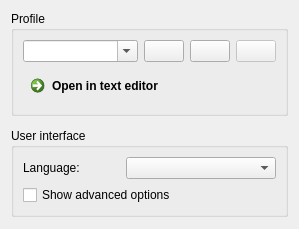
      <widget class="QWidget" name="tabProfiles">
       <property name="sizePolicy">
        <sizepolicy hsizetype="Fixed" vsizetype="Preferred">
         <horstretch>0</horstretch>
         <verstretch>0</verstretch>
        </sizepolicy>
       </property>
       <attribute name="title">
        <string>Profiles</string>
       </attribute>
       <layout class="QVBoxLayout" name="verticalLayout_6">
        <property name="spacing">
         <number>12</number>
        </property>
        <item>
         <widget class="QGroupBox" name="groupBox_Profiles">
          <property name="title">
           <string>Profile</string>
          </property>
          <layout class="QVBoxLayout" name="verticalLayout_5">
           <item>
            <layout class="QHBoxLayout" name="horizontalLayout_3">
             <item>
              <widget class="QComboBox" name="comboBox_Profiles">
               <property name="editable">
                <bool>true</bool>
               </property>
               <property name="insertPolicy">
                <enum>QComboBox::NoInsert</enum>
               </property>
              </widget>
             </item>
             <item>
              <widget class="QPushButton" name="pushButton_ProfileNew">
               <property name="enabled">
                <bool>true</bool>
               </property>
               <property name="sizePolicy">
                <sizepolicy hsizetype="Maximum" vsizetype="Fixed">
                 <horstretch>0</horstretch>
                 <verstretch>0</verstretch>
                </sizepolicy>
               </property>
               <property name="toolTip">
                <string>Add new profile</string>
               </property>
               <property name="text">
                <string/>
               </property>
               <property name="icon">
                <iconset resource="../res/LightpackResources.qrc">
                 <normaloff>:/icons/profile_new.png</normaloff>:/icons/profile_new.png</iconset>
               </property>
               <property name="iconSize">
                <size>
                 <width>16</width>
                 <height>16</height>
                </size>
               </property>
               <property name="checkable">
                <bool>false</bool>
               </property>
              </widget>
             </item>
             <item>
              <widget class="QPushButton" name="pushButton_ProfileResetToDefault">
               <property name="enabled">
                <bool>true</bool>
               </property>
               <property name="sizePolicy">
                <sizepolicy hsizetype="Maximum" vsizetype="Fixed">
                 <horstretch>0</horstretch>
                 <verstretch>0</verstretch>
                </sizepolicy>
               </property>
               <property name="toolTip">
                <string>Reset current profile to defaults</string>
               </property>
               <property name="text">
                <string/>
               </property>
               <property name="icon">
                <iconset resource="../res/LightpackResources.qrc">
                 <normaloff>:/icons/arrow_down_gray.png</normaloff>:/icons/arrow_down_gray.png</iconset>
               </property>
               <property name="iconSize">
                <size>
                 <width>16</width>
                 <height>16</height>
                </size>
               </property>
               <property name="checkable">
                <bool>false</bool>
               </property>
              </widget>
             </item>
             <item>
              <widget class="QPushButton" name="pushButton_DeleteProfile">
               <property name="enabled">
                <bool>false</bool>
               </property>
               <property name="sizePolicy">
                <sizepolicy hsizetype="Maximum" vsizetype="Fixed">
                 <horstretch>0</horstretch>
                 <verstretch>0</verstretch>
                </sizepolicy>
               </property>
               <property name="toolTip">
                <string>Delete profile</string>
               </property>
               <property name="text">
                <string/>
               </property>
               <property name="icon">
                <iconset resource="../res/LightpackResources.qrc">
                 <normaloff>:/icons/profile_delete.png</normaloff>:/icons/profile_delete.png</iconset>
               </property>
               <property name="iconSize">
                <size>
                 <width>16</width>
                 <height>16</height>
                </size>
               </property>
               <property name="checkable">
                <bool>false</bool>
               </property>
              </widget>
             </item>
            </layout>
           </item>
           <item>
            <widget class="QCommandLinkButton" name="commandLinkButton_OpenSettings">
             <property name="text">
              <string>Open in text editor</string>
             </property>
             <property name="checkable">
              <bool>false</bool>
             </property>
             <property name="description">
              <string/>
             </property>
            </widget>
           </item>
          </layout>
         </widget>
        </item>
        <item>
         <widget class="QGroupBox" name="groupBox_UserInterface">
          <property name="sizePolicy">
           <sizepolicy hsizetype="Preferred" vsizetype="Preferred">
            <horstretch>0</horstretch>
            <verstretch>0</verstretch>
           </sizepolicy>
          </property>
          <property name="layoutDirection">
           <enum>Qt::LeftToRight</enum>
          </property>
          <property name="title">
           <string>User interface</string>
          </property>
          <layout class="QVBoxLayout" name="verticalLayout_13">
           <property name="sizeConstraint">
            <enum>QLayout::SetDefaultConstraint</enum>
           </property>
           <item>
            <layout class="QHBoxLayout" name="horizontalLayout_4" stretch="0,0,0">
             <item>
              <widget class="QLabel" name="labelLanguage">
               <property name="sizePolicy">
                <sizepolicy hsizetype="Fixed" vsizetype="Preferred">
                 <horstretch>0</horstretch>
                 <verstretch>0</verstretch>
                </sizepolicy>
               </property>
               <property name="text">
                <string>Language:</string>
               </property>
               <property name="alignment">
                <set>Qt::AlignLeading|Qt::AlignLeft|Qt::AlignVCenter</set>
               </property>
              </widget>
             </item>
             <item>
              <spacer name="horizontalSpacer_5">
               <property name="orientation">
                <enum>Qt::Horizontal</enum>
               </property>
               <property name="sizeHint" stdset="0">
                <size>
                 <width>40</width>
                 <height>20</height>
                </size>
               </property>
              </spacer>
             </item>
             <item>
              <widget class="QComboBox" name="comboBox_Language">
               <property name="sizePolicy">
                <sizepolicy hsizetype="Preferred" vsizetype="Fixed">
                 <horstretch>0</horstretch>
                 <verstretch>0</verstretch>
                </sizepolicy>
               </property>
               <property name="minimumSize">
                <size>
                 <width>150</width>
                 <height>0</height>
                </size>
               </property>
               <property name="maximumSize">
                <size>
                 <width>150</width>
                 <height>16777215</height>
                </size>
               </property>
               <property name="sizeAdjustPolicy">
                <enum>QComboBox::AdjustToContentsOnFirstShow</enum>
               </property>
              </widget>
             </item>
            </layout>
           </item>
           <item>
            <widget class="QCheckBox" name="checkBox_ExpertModeEnabled">
             <property name="sizePolicy">
              <sizepolicy hsizetype="Fixed" vsizetype="Fixed">
               <horstretch>0</horstretch>
               <verstretch>0</verstretch>
              </sizepolicy>
             </property>
             <property name="text">
              <string>Show advanced options</string>
             </property>
            </widget>
           </item>
          </layout>
         </widget>
        </item>
        <item>
         <spacer name="verticalSpacer_3">
          <property name="orientation">
           <enum>Qt::Vertical</enum>
          </property>
          <property name="sizeHint" stdset="0">
           <size>
            <width>20</width>
            <height>1</height>
           </size>
          </property>
         </spacer>
        </item>
       </layout>
      </widget>
